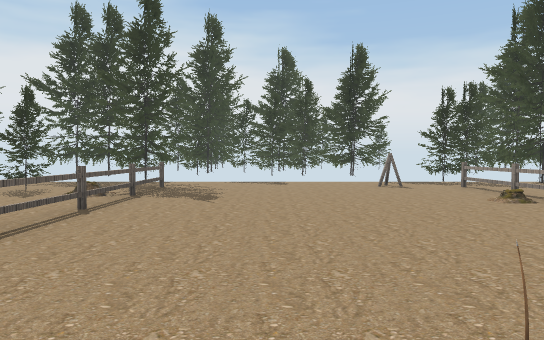
view 1 (above)

24 first-person views from a walk through a 3-D level made in the Unity game engine. The camera is 1.5 m above the floor, tilts 2° down and sees 70° across. The floor is counted in squares, 2 m on a side. Each view is taken from the middle of a square. On the plan, view 1 faces up. The plan holds only what a view shows up to about 12 squares ahead; the rest is blank. The place goes on beyond the plan.

view 2
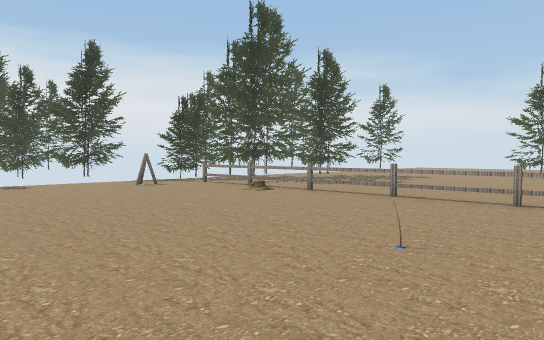

view 3
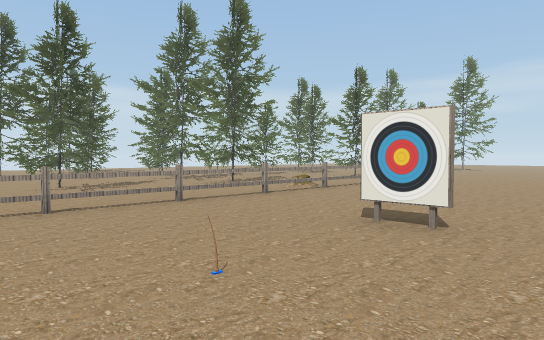

view 4
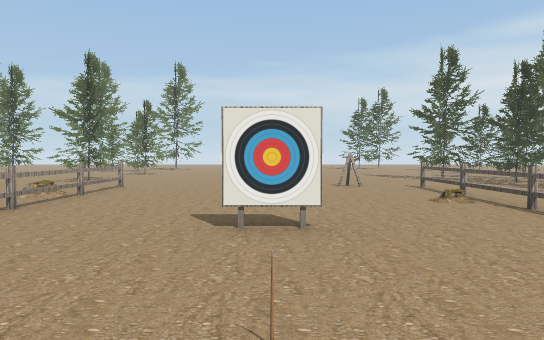

view 5
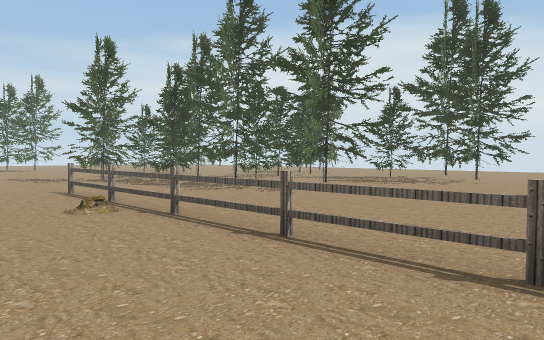

view 6
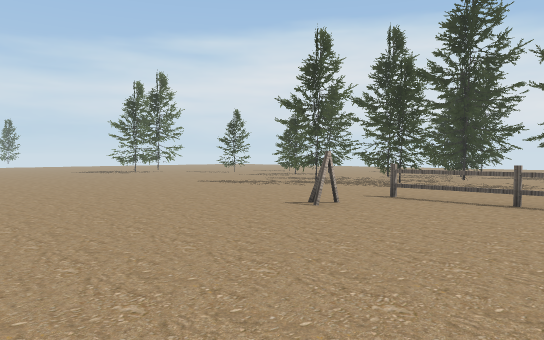

view 7
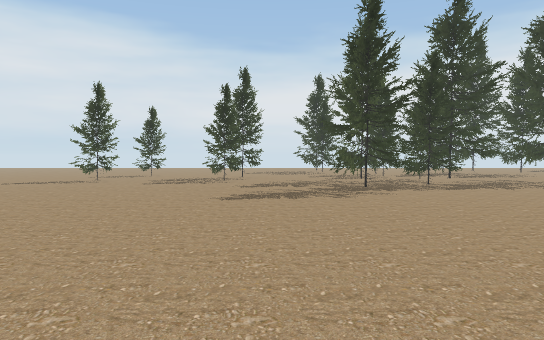

view 8
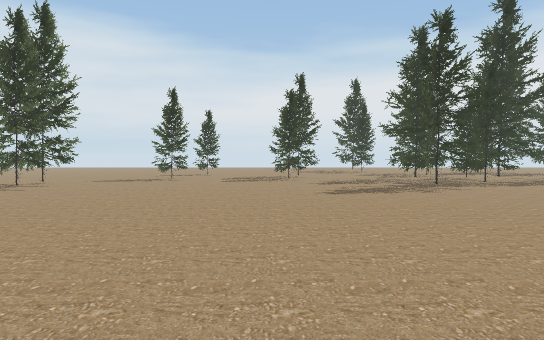

view 9
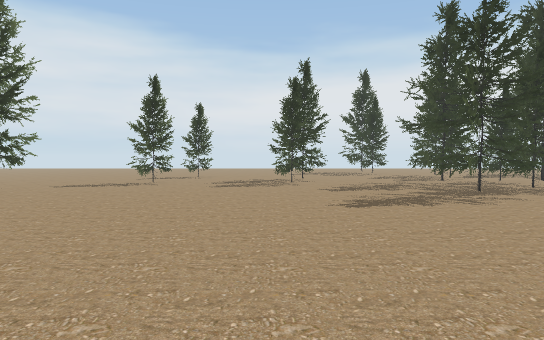

view 10
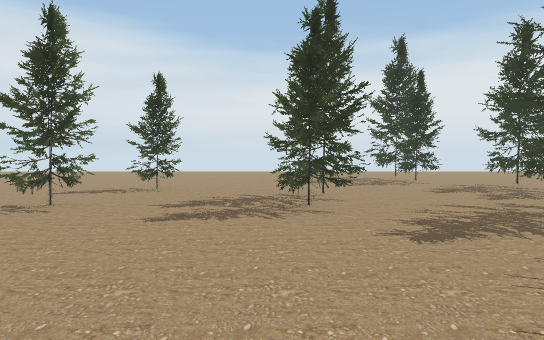

view 11
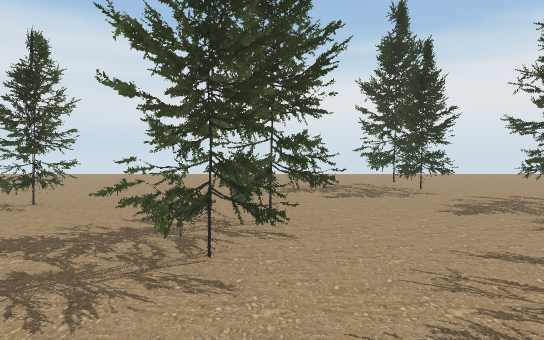

view 12
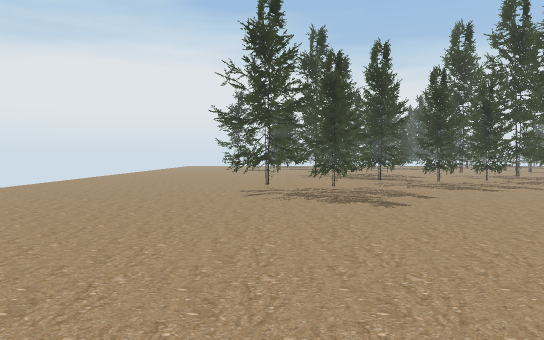

view 13
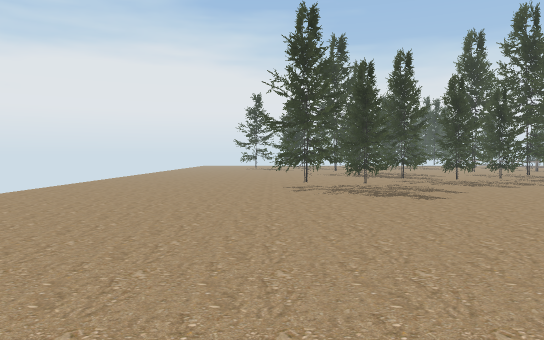

view 14
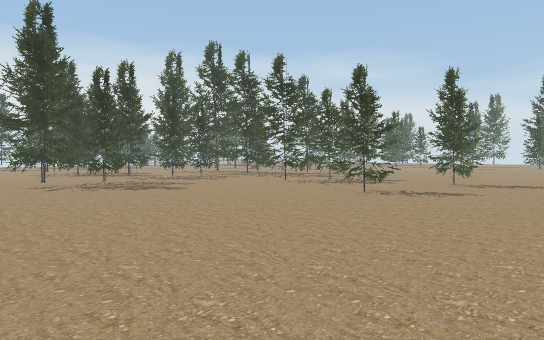

view 15
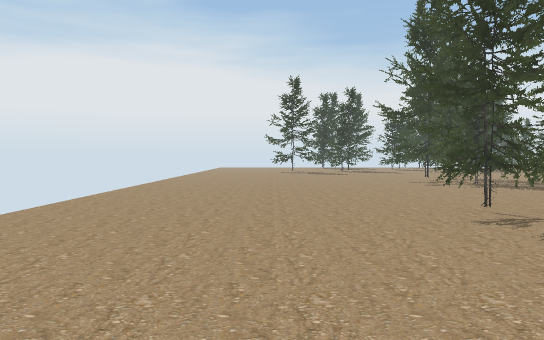

view 16
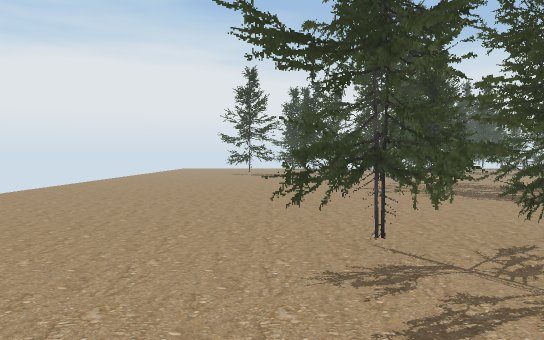

view 17
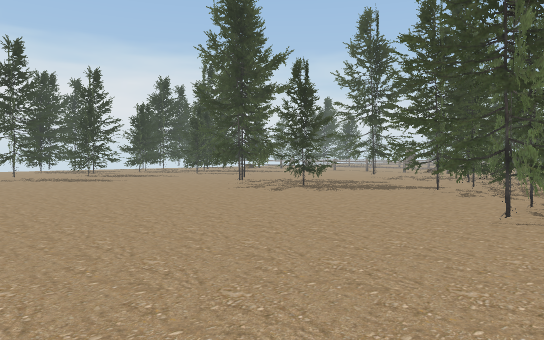

view 18
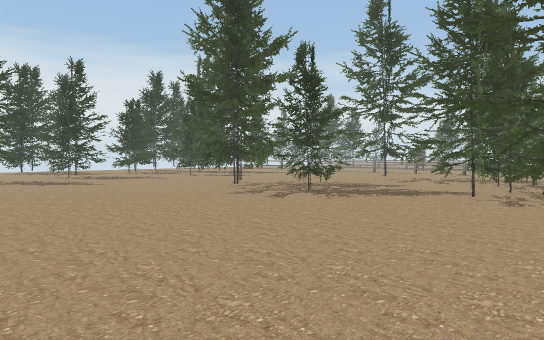

view 19
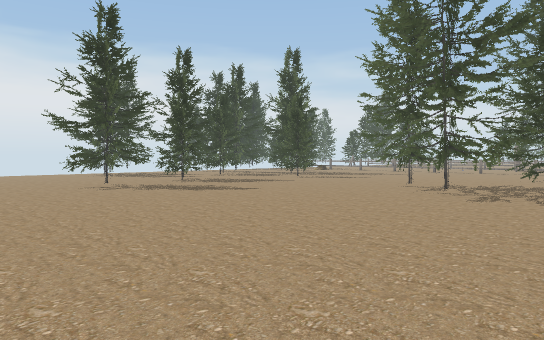

view 20
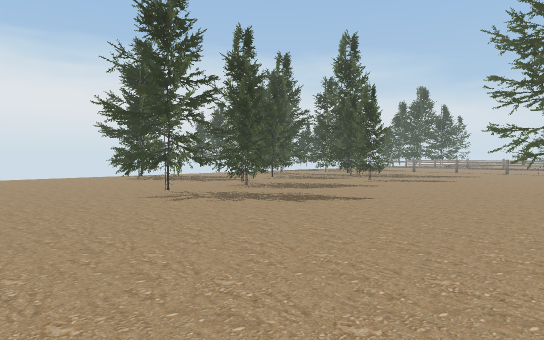

view 21
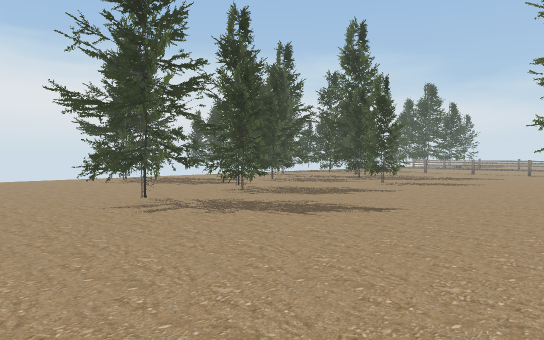

view 22
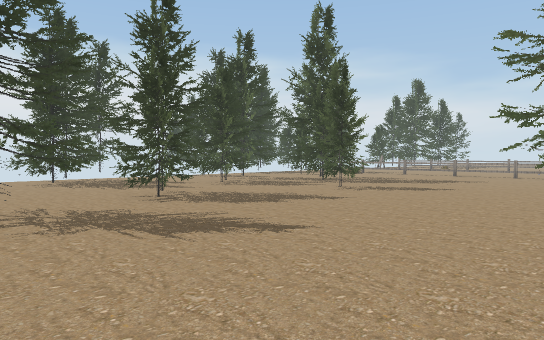

view 23
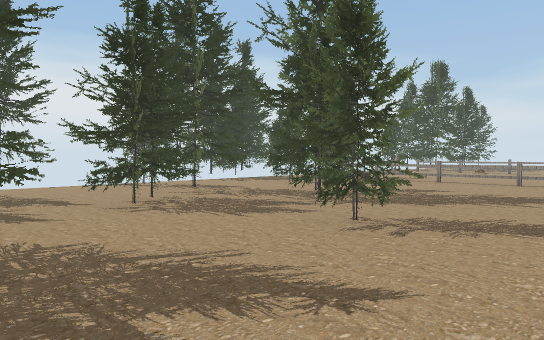

view 24
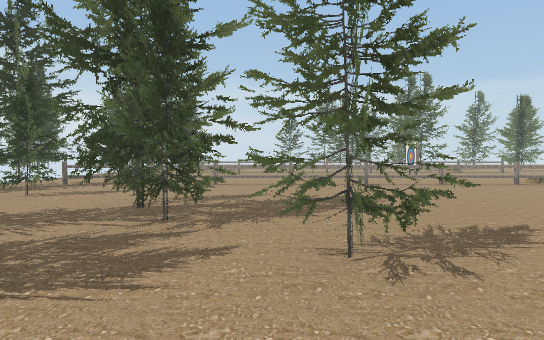

### Floor plan
Key: @ floor where view 1 was taken; # wall or solid block; x gap in a wall; . floor; = window, fence, low wall or low ledge; T thing the floor can be seen under or through; O other object.
Columns run from 21 left of view 1 to 11 right of it. Each row starts with its distance up from view 1.
 12                        x  #
 11    ....#         ##.......#
 10   .. ###         ##.....#x##
  9   ....##        ##= ......###
  8   .... ...#   ####=.......#..
  7   ...... T##  T...T.......=..
  6   .. ..T  # TTTT..T.......T....
  5  ...T TTT . TTT ..T.......T.....
  4  . TTTT....##.....T.......T......
  3  ...T. ...###.....T.......T......
  2  ... ...... ......T...O...T... ..
  1  .................T.......=. #...
  0 ......... ........T..@....=. ##
 -1 ....... .T.  .....T...#...T. #
 -2 ....... TTT   ....=.......T. #
 -3 ...... TTT   #.# .=.......## #
 -4 ..... ..##  ###...=.......=####
 -5 ....... ##   #.. .=.......=##
 -6 .........    ###..=.......=
 -7 .........TT######...#.....##
 -8 ..... ...TTT ####..........##.
 -9 .....T.TTT   #####.........##.
-10 .....TTT....T.####.......
-11 .... .T T......#.# ......
-12 ....... ...T. ............
-13 ...........TTTT..........
-14  .......... .TT.......... .
-15  ........................
-16   .......#.T.. ..........
-17    .......TT T.........
-18    ..........TT.. ....
-19    .............##..
-20     ...........###.
-21    . .. ..  ...###

Where each view was taken, in squares from view 1:
view 1: 0 up, 0 right, facing up
view 2: 0 up, 2 left, facing up-right
view 3: 3 up, 1 left, facing down-right
view 4: 3 up, 1 right, facing down
view 5: 2 up, 0 right, facing down-left
view 6: 3 down, 4 right, facing down-left
view 7: 12 down, 4 right, facing left
view 8: 14 down, 5 right, facing left
view 9: 14 down, 3 right, facing left
view 10: 14 down, 2 left, facing left
view 11: 13 down, 5 left, facing left
view 12: 19 down, 15 left, facing up
view 13: 20 down, 16 left, facing up
view 14: 21 down, 18 left, facing up-right
view 15: 15 down, 18 left, facing up
view 16: 13 down, 16 left, facing up
view 17: 11 down, 20 left, facing up-right
view 18: 10 down, 19 left, facing up-right
view 19: 6 down, 21 left, facing up-right
view 20: 3 down, 21 left, facing up-right
view 21: 2 down, 20 left, facing up-right
view 22: 2 down, 18 left, facing up-right
view 23: 1 up, 14 left, facing up-right
view 24: 4 up, 13 left, facing right
